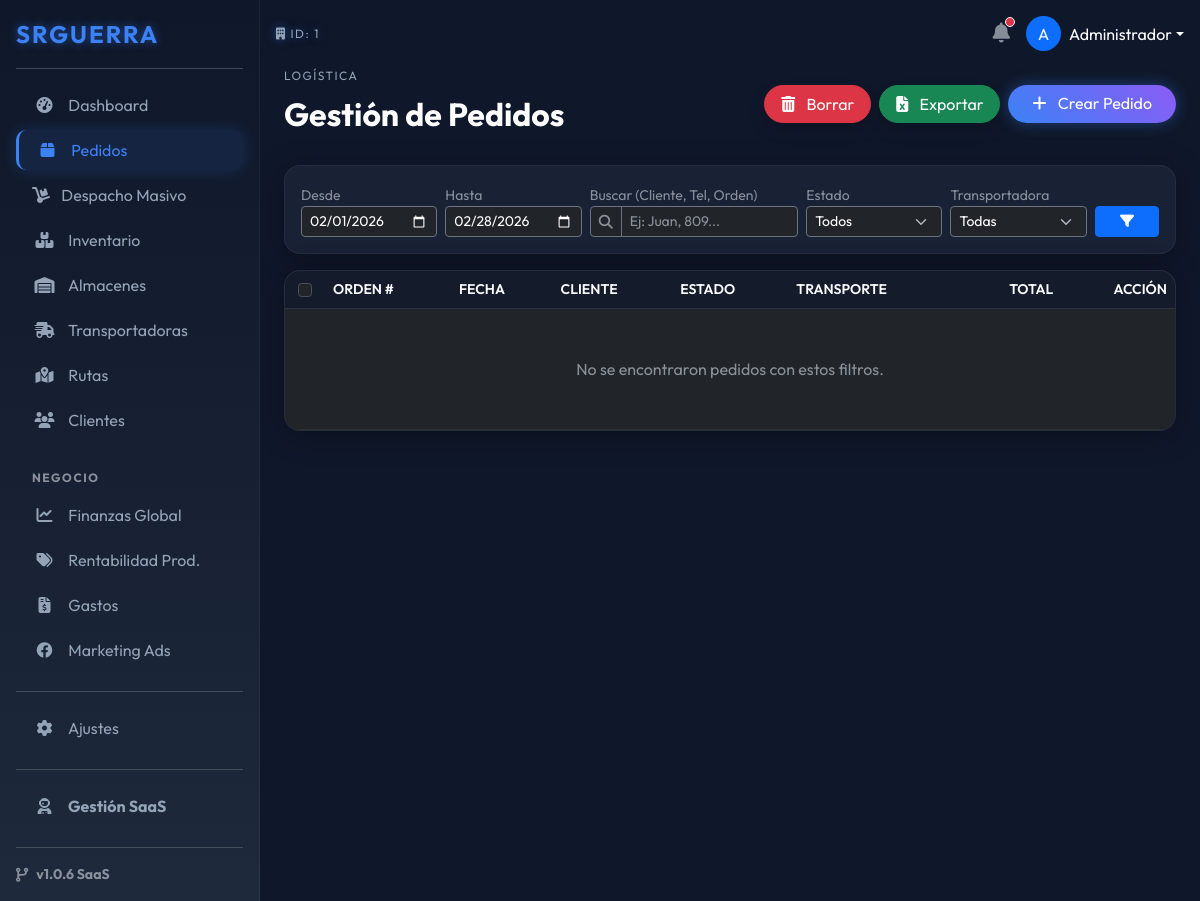
The page /index.php?ruta=pedidos (signed in) on the database as committed earlier.
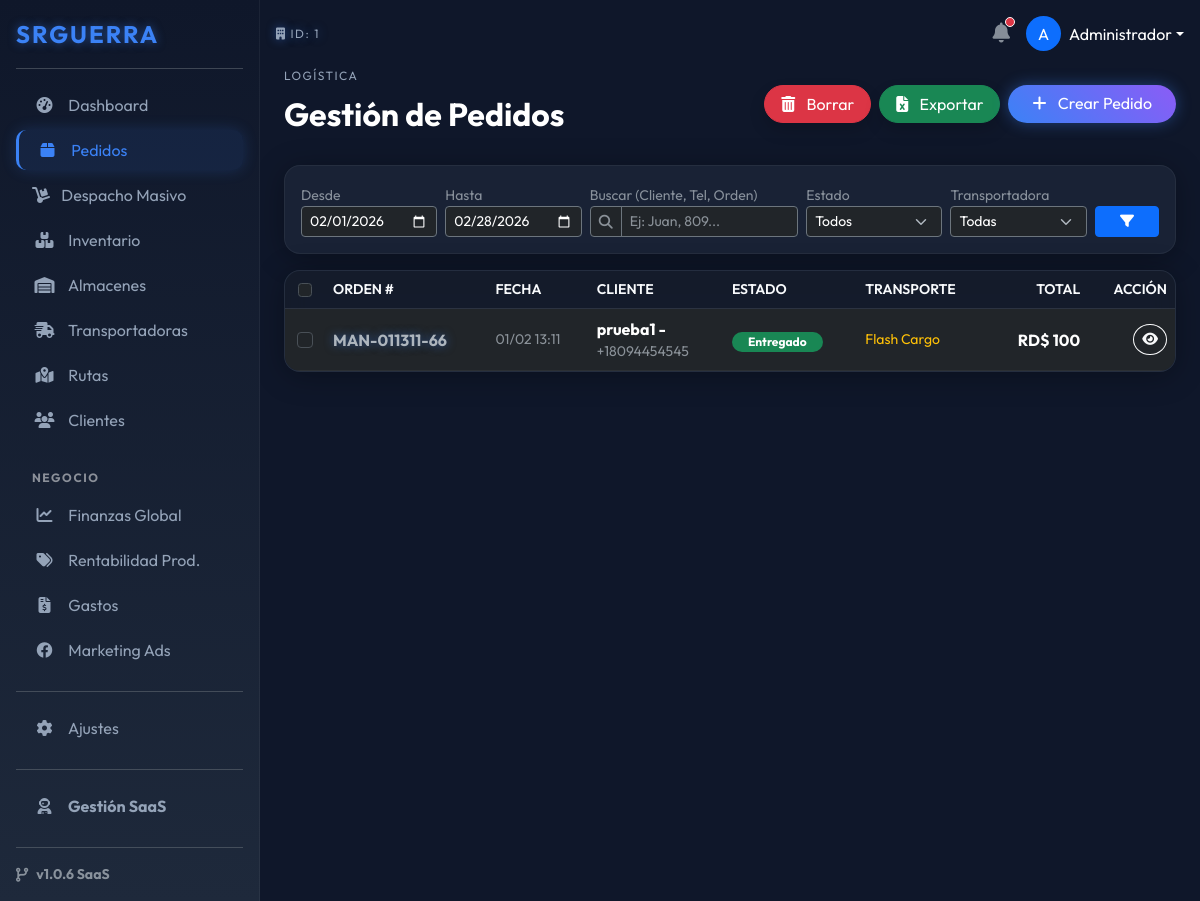
The same page on the database as committed later.
### tables this page shows
CREATE TABLE `pedidos` (
  `id` int(11) NOT NULL,
  `empresa_id` int(11) NOT NULL,
  `cliente_id` int(11) NOT NULL,
  `transportadora_id` int(11) DEFAULT NULL,
  `almacen_id` int(11) DEFAULT NULL,
  `shopify_order_id` bigint(20) DEFAULT NULL,
  `origen` varchar(50) DEFAULT 'Manual',
  `numero_orden` varchar(50) NOT NULL,
  `estado_interno` enum('Nuevo','Confirmado','En Ruta','Entregado','Devuelto','Cancelado') DEFAULT 'Nuevo',
  `total_venta` decimal(10,2) NOT NULL,
  `costo_envio_real` decimal(10,2) DEFAULT 0.00,
  `costo_empaque_real` decimal(10,2) DEFAULT 0.00,
  `notas_internas` text DEFAULT NULL,
  `motivo_rechazo` text DEFAULT NULL,
  `guia_transporte` varchar(100) DEFAULT NULL,
  `fecha_creacion` datetime DEFAULT current_timestamp(),
  `fecha_entrega` datetime DEFAULT NULL,
  `fecha_actualizacion` datetime DEFAULT NULL
);

CREATE TABLE `clientes` (
  `id` int(11) NOT NULL,
  `empresa_id` int(11) NOT NULL,
  `nombre` varchar(150) NOT NULL,
  `telefono` varchar(50) NOT NULL,
  `email` varchar(150) DEFAULT NULL,
  `provincia` varchar(100) DEFAULT NULL,
  `ciudad` varchar(100) DEFAULT NULL,
  `direccion` text DEFAULT NULL,
  `shopify_customer_id` bigint(20) DEFAULT NULL
);

CREATE TABLE `transportadoras` (
  `id` int(11) NOT NULL,
  `empresa_id` int(11) NOT NULL,
  `nombre` varchar(100) NOT NULL,
  `codigo_acceso` varchar(50) DEFAULT NULL,
  `pin_acceso` varchar(255) DEFAULT NULL,
  `costo_envio_fijo` decimal(10,2) DEFAULT 0.00,
  `activo` tinyint(1) DEFAULT 1
);

### modules/pedidos/index.php (the view, shortened to what the changed rows need)
<?php
$empresa_id = $_SESSION['empresa_id'];
$fecha_inicio = isset($_GET['f_ini']) ? $_GET['f_ini'] : date('Y-m-01');
$fecha_fin    = isset($_GET['f_fin']) ? $_GET['f_fin'] : date('Y-m-t');
$sql_f_ini = $fecha_inicio . " 00:00:00";
$sql_f_fin = $fecha_fin . " 23:59:59";
$pagina = isset($_GET['p']) ? (int)$_GET['p'] : 1;
$limite = 50;
$inicio = ($pagina - 1) * $limite;
$sql = "SELECT SQL_CALC_FOUND_ROWS p.*,
               c.nombre as cliente_nombre,
               c.telefono as cliente_telefono,
               t.nombre as transporte_nombre,
               a.nombre as almacen_nombre
        FROM pedidos p
        LEFT JOIN clientes c ON p.cliente_id = c.id
        LEFT JOIN transportadoras t ON p.transportadora_id = t.id
        LEFT JOIN almacenes a ON p.almacen_id = a.id
        WHERE p.empresa_id = ?
        AND p.fecha_creacion BETWEEN ? AND ?";
$params = [$empresa_id, $sql_f_ini, $sql_f_fin];
$sql .= " ORDER BY p.fecha_creacion DESC LIMIT $inicio, $limite";
$stmt = $pdo->prepare($sql);
$stmt->execute($params);
$pedidos = $stmt->fetchAll();
?>
<div class="d-flex justify-content-between align-items-center mb-4">
    <div>
        <h2 class="fw-bold text-white">Gestión de Pedidos</h2>
    </div>
</div>
<form id="formMaestro" method="POST">
    <div class="card-glass p-0 overflow-hidden">
        <div class="table-responsive">
            <table class="table table-dark-custom align-middle mb-0">
                <thead>
                    <tr class="text-uppercase small text-muted">
                        <th style="width: 40px;" class="text-center">
                            <input type="checkbox" class="form-check-input" id="checkAll" onclick="toggleAll(this)">
                        </th>
                        <th>Orden #</th>
                        <th>Fecha</th>
                        <th>Cliente</th>
                        <th>Estado</th>
                        <th>Transporte</th>
                        <th class="text-end">Total</th>
                        <th class="text-end">Acción</th>
                    </tr>
                </thead>
                <tbody>
                    <?php if(count($pedidos) > 0): ?>
                        <?php foreach($pedidos as $p): ?>
                            <tr class="group-hover">
                                <td class="text-center">
                                    <input type="checkbox" name="pedidos[]" value="<?php echo $p['id']; ?>" class="form-check-input check-item">
                                </td>
                                <td class="fw-bold text-neon"><?php echo $p['numero_orden']; ?></td>
                                <td class="small text-muted">
                                    <?php echo date('d/m H:i', strtotime($p['fecha_creacion'])); ?>
                                </td>
                                <td>
                                    <div class="fw-bold text-white"><?php echo $p['cliente_nombre']; ?></div>
                                    <div class="small text-muted"><?php echo $p['cliente_telefono']; ?></div>
                                </td>
                                <td>
                                    <?php
                                        $badge = 'bg-secondary';
                                        if($p['estado_interno'] == 'Entregado') $badge = 'bg-success';
                                    ?>
                                    <span class="badge rounded-pill <?php echo $badge; ?> px-3">
                                        <?php echo $p['estado_interno']; ?>
                                    </span>
                                </td>
                                <td class="small text-warning">
                                    <?php echo $p['transporte_nombre'] ?: '-'; ?>
                                </td>
                                <td class="text-end fw-bold text-white">
                                    RD$ <?php echo number_format($p['total_venta'], 0); ?>
                                </td>
                                <td class="text-end">
                                    <a href="index.php?ruta=pedidos/ver&id=<?php echo $p['id']; ?>" class="btn btn-sm btn-outline-light rounded-circle">
                                        <i class="fas fa-eye"></i>
                                    </a>
                                </td>
                            </tr>
                        <?php endforeach; ?>
                    <?php else: ?>
                        <tr>
                            <td colspan="8" class="text-center py-5 text-muted">
                                No se encontraron pedidos con estos filtros.
                            </td>
                        </tr>
                    <?php endif; ?>
                </tbody>
            </table>
        </div>
    </div>
</form>

Rows that differ between the two databases and show on the page:
added pedidos: numero_orden "MAN-011311-66", fecha_creacion "01/02 13:11", cliente.nombre "prueba1 -", cliente.telefono "+18094454545", estado_interno "Entregado", transportadora.nombre "Flash Cargo", total_venta "100"
Other text that changed with them:
text no longer shown: "No se encontraron pedidos con estos filtros."
